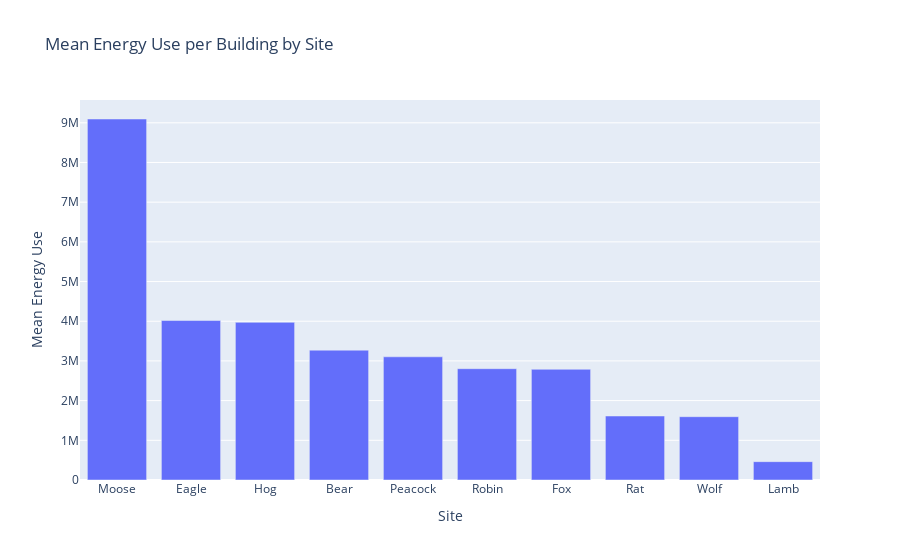

The cell this chart's notebook holds for it:
### Code cell
building_mean_kwh = sitbuildloc.groupby('site')['total_kwh'].mean().sort_values(ascending=False)
building_mean_kwh_df = building_mean_kwh.reset_index()
building_mean_kwh_df.columns = ['Site', 'Mean Energy Use']
fig = px.bar(building_mean_kwh_df, x='Site', y = 'Mean Energy Use', title = 'Mean Energy Use per Building by Site')
fig.show()

### Figure 1 — Plotly figure (JSON) as saved in the notebook; plotly's stock layout.template omitted (floating-point values rounded to 4 significant figures)
{"data": [{"hovertemplate": "Site=%{x}<br>Mean Energy Use=%{y}<extra></extra>", "legendgroup": "", "marker": {"color": "#636efa", "pattern": {"shape": ""}}, "name": "", "orientation": "v", "showlegend": false, "textposition": "auto", "type": "bar", "x": ["Moose", "Eagle", "Hog", "Bear", "Peacock", "Robin", "Fox", "Rat", "Wolf", "Lamb"], "xaxis": "x", "y": [9096000.0, 4018000.0, 3972000.0, 3271000.0, 3104000.0, 2804000.0, 2789000.0, 1612000.0, 1595000.0, 462100.0], "yaxis": "y"}], "layout": {"barmode": "relative", "legend": {"tracegroupgap": 0}, "title": {"text": "Mean Energy Use per Building by Site"}, "xaxis": {"anchor": "y", "domain": [0, 1], "title": {"text": "Site"}}, "yaxis": {"anchor": "x", "domain": [0, 1], "title": {"text": "Mean Energy Use"}}}}
